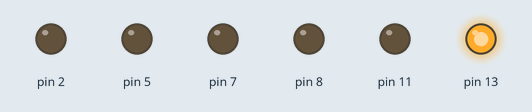
A sketch run on a simulated Arduino Uno, built with avr-gcc and run on an emulated ATmega328P. Shown: output pins drawn as LEDs (lit = HIGH).

Above: at 0.5 s.
At 1.5 s:
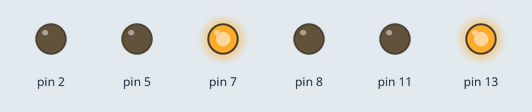
At 2.5 s:
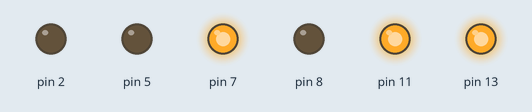
At 3.5 s:
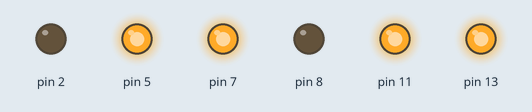
At 6.0 s:
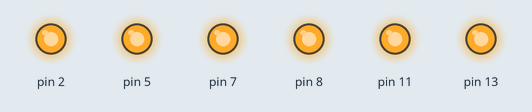
At 8.0 s:
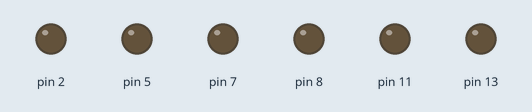
Timing chart, 0 to 11.7 s (numbered marks = the images above):
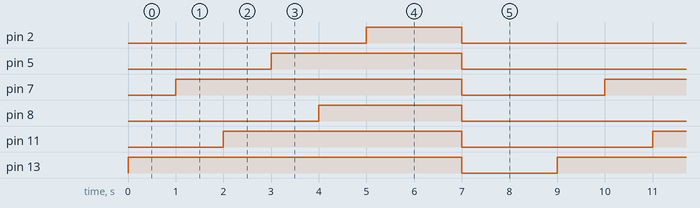

The sketch:

arduino_task2.ino
```cpp
void setup() {
pinMode(13,OUTPUT);
pinMode(11,OUTPUT);
pinMode(8,OUTPUT);
pinMode(7,OUTPUT);
pinMode(5,OUTPUT);
pinMode(2,OUTPUT);
}

void loop()
{
  digitalWrite(13,HIGH);
  delay(1000);
  digitalWrite(7,HIGH);
  delay(1000);
  digitalWrite(11,HIGH);
  delay(1000);
  digitalWrite(5,HIGH);
  delay(1000);
  digitalWrite(8,HIGH);
  delay(1000);
  digitalWrite(2,HIGH);
  delay(2000);
  digitalWrite(13,LOW);
  digitalWrite(11,LOW);
  digitalWrite(7,LOW);
  digitalWrite(5,LOW);
  digitalWrite(2,LOW);
  digitalWrite(8,LOW);
  delay(2000);

}
```

Measured:
- by itself, pin 2: alternates HIGH for 2.0 s and LOW for 7.0 s
- by itself, pin 5: alternates HIGH for 4.0 s and LOW for 5.0 s
- by itself, pin 7: alternates HIGH for 6.0 s and LOW for 3.0 s
- by itself, pin 8: alternates HIGH for 3.0 s and LOW for 6.0 s
- by itself, pin 11: alternates HIGH for 5.0 s and LOW for 4.0 s
- by itself, pin 13: alternates HIGH for 7.0 s and LOW for 2.0 s
